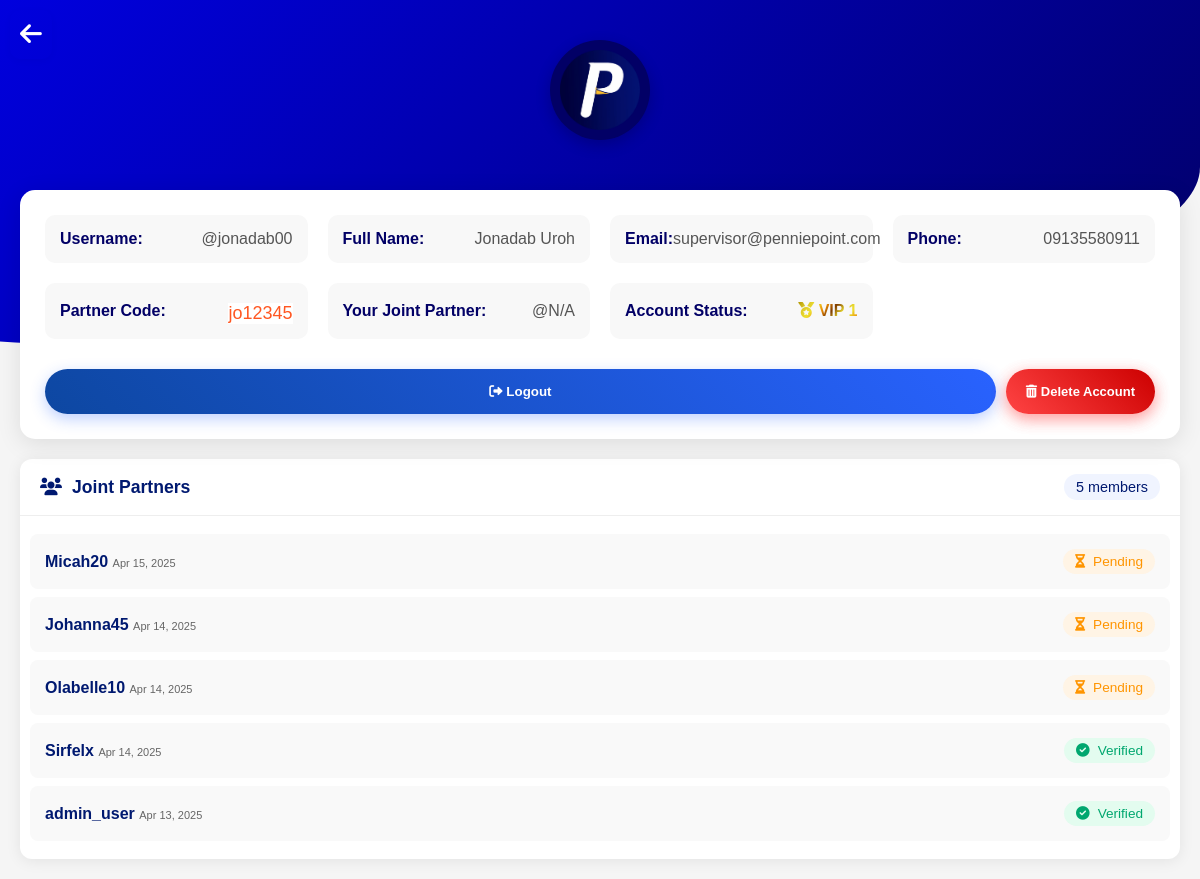
The page /profile (signed in) on the database as committed earlier.
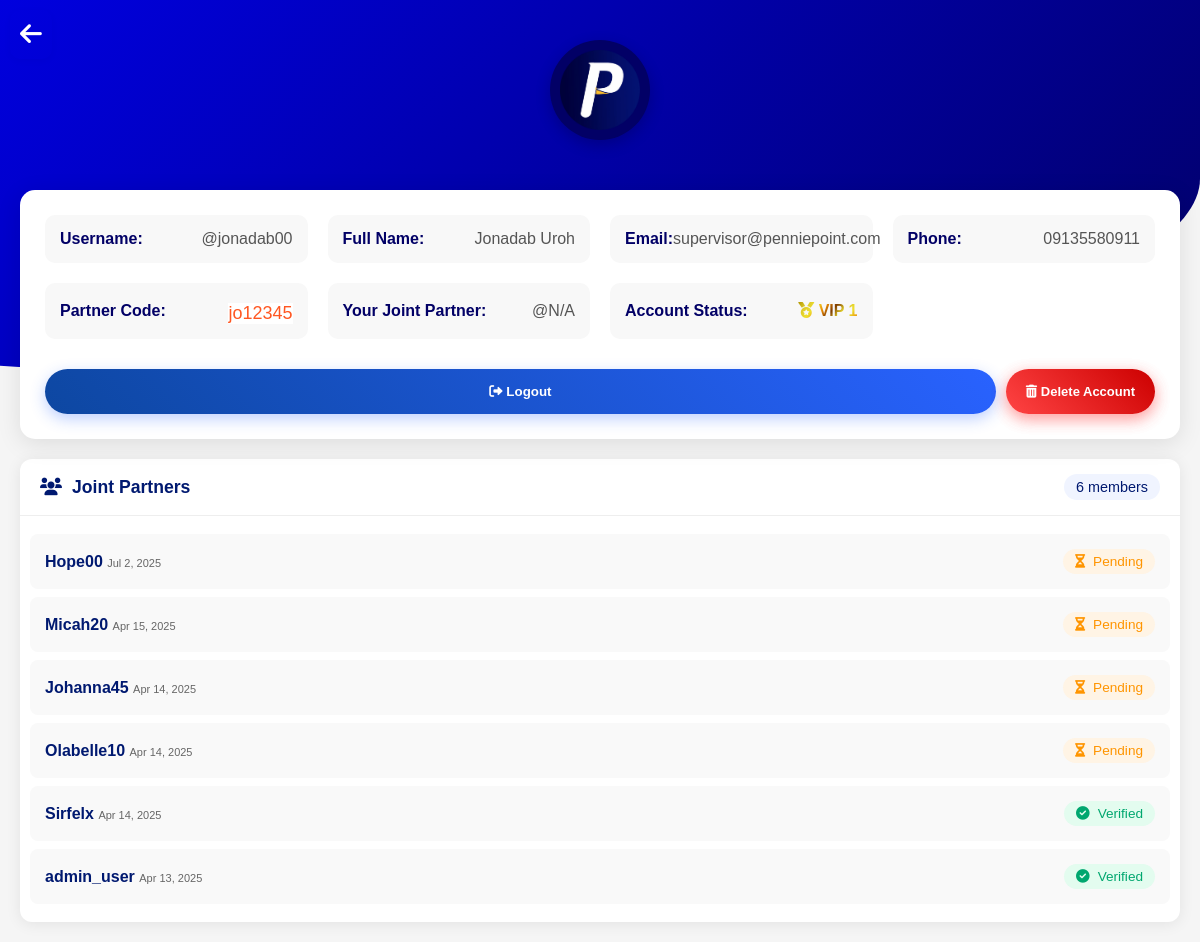
The same page on the database as committed later.
### tables this page shows
CREATE TABLE users (
            id INTEGER PRIMARY KEY AUTOINCREMENT,
            fullname TEXT NOT NULL,
            email TEXT NOT NULL UNIQUE,
            username TEXT NOT NULL UNIQUE,
            phone TEXT NOT NULL,
            referral TEXT NOT NULL,
            stage INTEGER DEFAULT 1,
            partner_code TEXT UNIQUE,
            password TEXT NOT NULL,
            reset_token TEXT,
            reset_expires DATETIME,
            created_at DATETIME DEFAULT CURRENT_TIMESTAMP,
            status INTEGER DEFAULT 1 NOT NULL,
            wallet_balance DECIMAL(10, 2) DEFAULT 0.00,
            is_admin INTEGER DEFAULT 0
        );

### pages/profile.php (the view, shortened to what this page needs)
<?php
require_once __DIR__ . '/../src/functions.php';
$user = $_SESSION['user'];
function getReferrerUsername($referralCode) {
    global $pdo;
    try {
        $stmt = $pdo->prepare("SELECT username FROM users WHERE partner_code = ?");
        $stmt->execute([$referralCode]);
        return $stmt->fetchColumn() ?: 'N/A';
    } catch (PDOException $e) {
        error_log("Database error: " . $e->getMessage());
        return 'N/A';
    }
}
$referrerUsername = getReferrerUsername($user['referral']);
function getReferredUsers($partnerCode) {
    global $pdo;
    try {
        $stmt = $pdo->prepare("
            SELECT username, created_at, status
            FROM users
            WHERE referral = :code
            ORDER BY created_at DESC
        ");
        $stmt->execute([':code' => $partnerCode]);
        return $stmt->fetchAll(PDO::FETCH_ASSOC);
    } catch (PDOException $e) {
        error_log("Database error: " . $e->getMessage());
        return [];
    }
}
$referredUsers = getReferredUsers($user['partner_code']);
?>
<!DOCTYPE html>
<html lang="en">
<head>
  <link rel="stylesheet" href="https://cdnjs.cloudflare.com/ajax/libs/font-awesome/6.0.0/css/all.min.css">
</head>
<body>
  <div class="cont">
    <div class="header-container">
      <div class="up-circle"></div>
      <div class="profile-header">
        <div class="profile-avatar">
          <img src="assets/images/logo.png" class="logo-img" >
        </div>
      </div>
    </div>
    <div class="profile-card">
      <div class="profile-details">
        <div class="detail-item">
          <span class="detail-label">Username:</span>
          <span class="detail-value">@<?= htmlspecialchars($user['username']) ?></span>
        </div>
        <div class="detail-item">
          <span class="detail-label">Full Name:</span>
          <span class="detail-value"><?= htmlspecialchars($user['fullname']) ?></span>
        </div>
        <div class="detail-item">
          <span class="detail-label">Email:</span>
          <span class="detail-value"><?= htmlspecialchars($user['email']) ?></span>
        </div>
        <div class="detail-item">
          <span class="detail-label">Phone:</span>
          <span class="detail-value"><?= htmlspecialchars($user['phone']) ?></span>
        </div>
        <div class="detail-item">
          <span class="detail-label">Partner Code:</span>
            <?php if($user['status'] == 2): ?>
          <span class="detail-value code-value"><?= htmlspecialchars($user['partner_code']) ?></span>
    <?php else: ?>
              <span class="detail-value code-value">Not verified</span>
    <?php endif; ?>
        </div>
        <div class="detail-item">
          <span class="detail-label">Your Joint Partner:</span>
          <span class="detail-value">@<?= htmlspecialchars($referrerUsername) ?></span>
        </div>
        <div class="detail-item">
          <span class="detail-label">Account Status:</span>
          <span class="gradient-gold" style="font-weight:bolder;">
            <i class="fa fa-medal"></i> VIP <?= (int)$user['stage'] ?>
          </span>
        </div>
      </div>
      <div class="button-group">
        <form action="/logout" method="POST" class="verify-sub">
          <button type="submit" class="verify-b" >
            <i class="fas fa-sign-out-alt"></i> Logout
          </button>
         </form>
         <form action="/delete_account" method="POST" id="del"  class="delete-sub">
        <button class="delete-b" type="button" onclick="confirmDelete()" >
          <i class="fas fa-trash-alt"></i> Delete Account
        </button>
        </form>
      </div>
    </div>
    <section class="referred-partners">
    <div class="section-header">
    <h3><i class="fas fa-users"></i> Joint Partners</h3>
    <span class="count-badge"><?= count($referredUsers) ?> members</span>
    </div>
    <?php if (!empty($referredUsers)): ?>
    <div class="partner-list">
    <?php foreach ($referredUsers as $member): ?>
    <div class="partner-item">
    <div class="partner-info">
    <span class="partner-username"><?= htmlspecialchars($member['username']) ?></span>
    <span class="partner-date"><?= date('M j, Y', strtotime($member['created_at'])) ?></span>
    </div>
    <div class="partner-status <?= $member['status'] == 2 ? 'verified' : 'pending' ?>">
    <i class="fas <?= $member['status'] == 2 ? 'fa-check-circle' : 'fa-hourglass-half' ?>"></i>
    <?= $member['status'] == 2 ? 'Verified' : 'Pending' ?>
    </div>
    </div>
    <?php endforeach; ?>
    </div>
    <?php endif; ?>
    </section>
    <div class="back" ><a href="dashboard" ><i class="fas fa-arrow-left" ></i></a></div>
  </div>
</body>
</html>

### index.php (shortened to what this page needs)
<?php
$request_uri = trim(parse_url($_SERVER['REQUEST_URI'], PHP_URL_PATH), '/');
$pages = ['home', 'login', 'register', 'dashboard', 'profile', 'forgot_password', 'reset_password', 'logout', 'delete_account', 'payment', 'admin_verify', 'testup', 'about','stages','faqs', 'idcard', 'assets', 'admin', 'market', 'buy_shares', 'transfer', 'transactions'];
if (in_array($request_uri, $pages)) {
    require "pages/$request_uri.php";
} else {
    http_response_code(404);
    require 'pages/404.php';
}
?>

Rows that differ between the two databases and show on the page:
added users: username "Hope00", created_at "Jul 2, 2025", status 1 (drawn)
Other text that changed with them:
count($referredUsers): "5" → "6"
